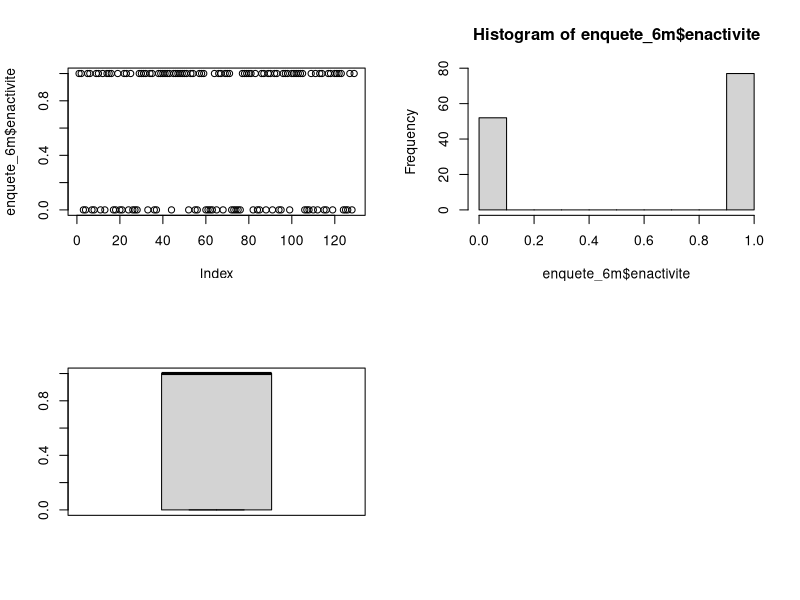

Here is the R script that generated this plot: (Note: this script raises an error after producing the figure.)
#Projet Statistiques
#Abebe Fanuel p1311388
#Bouneffa Massinissa p1310939



#Variables globales
Working_dir = "C:\\Users\\Massi\\Desktop\\L3\\Stats\\projet\\projet"
setwd(Working_dir)
enquete_6m=read.csv("enquete6mois.csv",header = TRUE, dec = ".", sep = ";", na.strings = "NC")
enquete_18m=read.csv("enquete18mois.csv",header = TRUE, dec = ".", sep = ";", na.strings = "NC")

#EXO 1
par(mfrow=c(2,2))
(enquete_6m)
table(enquete_6m)
summary(enquete_6m)
plot(enquete_6m$enactivite)
hist(enquete_6m$enactivite)
boxplot(enquete_6m$enactivite)

(enquete_18m)
table(enquete_18m)
summary(enquete_18m)
plot(enquete_18m$contrat)
hist(enquete_18m$salaire.1.an)
boxplot(enquete_18m$salaire.embauche)


